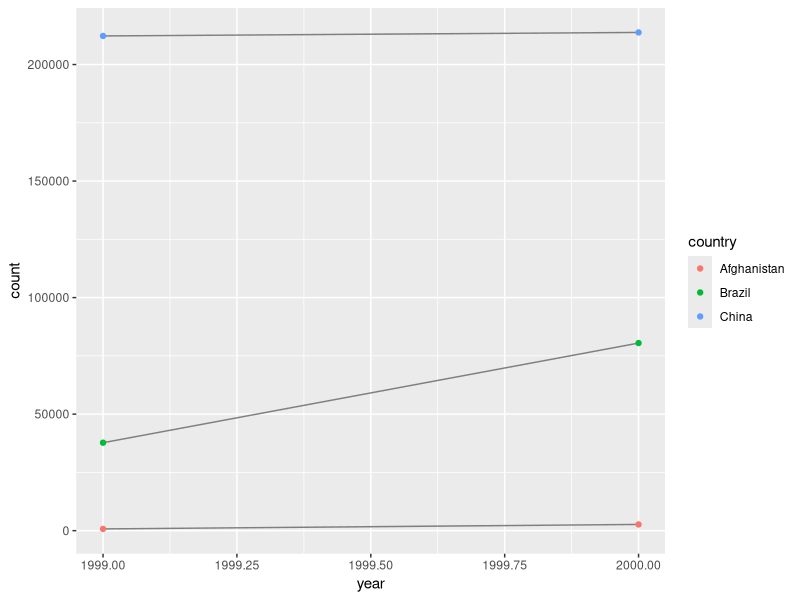
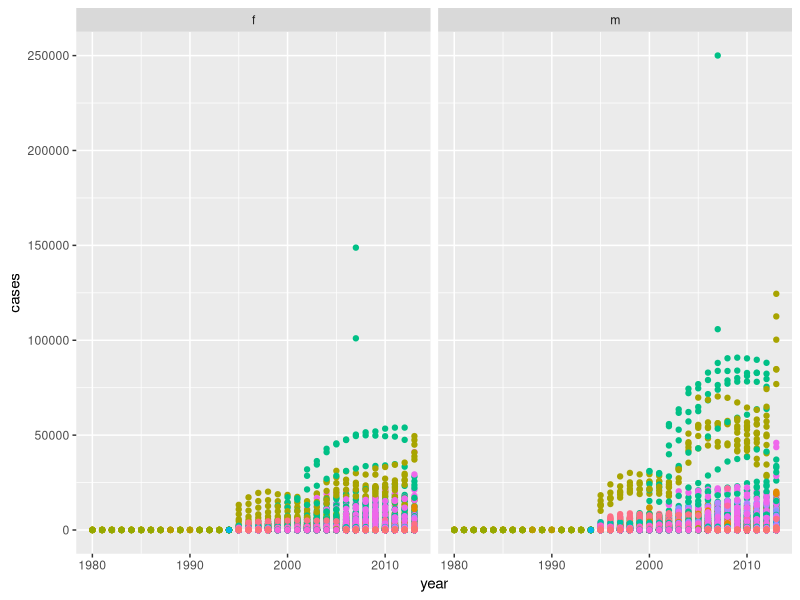

These charts were generated, in order, by the following R code:
## ---- chunk 1
library(tidyverse)
## ---- chunk 2
table2.1 <- filter(table2, type == "cases")
## ---- chunk 3
table2.1 
## ---- chunk 4
table2.2 <- filter(table2, type == "population")
## ---- chunk 5
table2.3 <- table2.1$count / table2.2$count *10000
## ---- chunk 6
table2.3 <- c( 0.372741, 0.372741, 1.294466, 1.294466, 2.193930, 2.193930, 4.612363, 4.612363, 1.667495, 1.667495, 1.669488, 1.669488) 
## ---- chunk 7
table2 %>%
  mutate(rate = table2.3)
## ---- chunk 8
library(ggplot2)
ggplot(table2.1, aes(year, count)) + 
  geom_line(aes(group = country), colour = "grey50") + 
  geom_point(aes(colour = country))
## ---- chunk 9
table4a %>% 
  gather(`1999`, `2000`, key = "year", value = "cases")
## ---- chunk 10
table4b %>% 
  gather(`1999`, `2000`, key = "year", value = "population")
## ---- chunk 11
tidy4a <- table4a %>% 
  gather(`1999`, `2000`, key = "year", value = "cases")
tidy4b <- table4b %>% 
  gather(`1999`, `2000`, key = "year", value = "population")
left_join(tidy4a, tidy4b)
## ---- chunk 12
table2 %>%
    spread(key = type, value = count)
## ---- chunk 13
stocks <- tibble(
  year   = c(2015, 2015, 2016, 2016),
  half  = c(   1,    2,     1,    2),
  return = c(1.88, 0.59, 0.92, 0.17)
)
## ---- chunk 14
?gather
## ---- chunk 15
table4a %>% 
  gather('1999', '2000', key = "year", value = "cases")
## ---- chunk 16
people <- tribble(
  ~name,             ~key,    ~value,
  #-----------------|--------|------
  "Phillip Woods",   "age",       45,
  "Phillip Woods",   "height",   186,
  "Phillip Woods",   "age",       50,
  "Jessica Cordero", "age",       37,
  "Jessica Cordero", "height",   156
)
## ---- chunk 17
?rowid_to_column
## ---- chunk 18
preg <- tribble(
  ~pregnant, ~male, ~female,
  "yes",     NA,    10,
  "no",      20,    12
)
## ---- chunk 19
preg 
## ---- chunk 20
preg2 <- preg %>% 
  gather(`female`, `male`, key = "gender", value = "count")
## ---- chunk 21
preg2 
## ---- chunk 22
preg3 <- preg2 %>% 
  spread(key = "pregnant", value = "count")
## ---- chunk 23
names(preg3) <- c("gender", "pregnant", "not_pregnant")
## ---- chunk 24
preg3
## ---- chunk 25
table3 %>% 
  separate(rate, into = c("cases", "population"))
## ---- chunk 26
table5 %>% 
  unite(new, century, year)
## ---- chunk 27
table5 %>% 
  unite(new, century, year, sep = "")
## ---- chunk 28
?separate
## ---- chunk 29
tibble(x = c("a,b,c", "d,e,f,g", "h,i,j")) %>% 
  separate(x, c("one", "two", "three"), extra = "merge")
## ---- chunk 30
tibble(x = c("a,b,c", "d,e", "f,g,i")) %>% 
  separate(x, c("one", "two", "three"), fill = "right")
## ---- chunk 31
?extract
## ---- chunk 32
treatment <- tribble(
  ~ person,           ~ treatment, ~response,
  "Derrick Whitmore", 1,           7,
  NA,                 2,           10,
  NA,                 3,           9,
  "Katherine Burke",  1,           4
)
## ---- chunk 33
treatment %>% 
  fill(person)
## ---- chunk 34
who1 <- who %>% 
  gather(new_sp_m014:newrel_f65, key = "key", value = "cases", na.rm = TRUE)
who1
## ---- chunk 35
select(who, country, iso2, iso3)
## ---- chunk 36
who2<- who %>%
  gather(new_sp_m014:newrel_f65, key = "key", value = "cases", na.rm = TRUE) %>% 
  mutate(key = stringr::str_replace(key, "newrel", "new_rel")) %>%
  separate(key, c("new", "var", "sexage")) %>% 
  select(-new, -iso2, -iso3) %>% 
  separate(sexage, c("sex", "age"), sep = 1)
## ---- chunk 37
who2
## ---- chunk 38
ggplot(data = who2)+
  geom_point(mapping = aes(year, cases, color = country), show.legend = FALSE )+
  facet_wrap(~sex)
